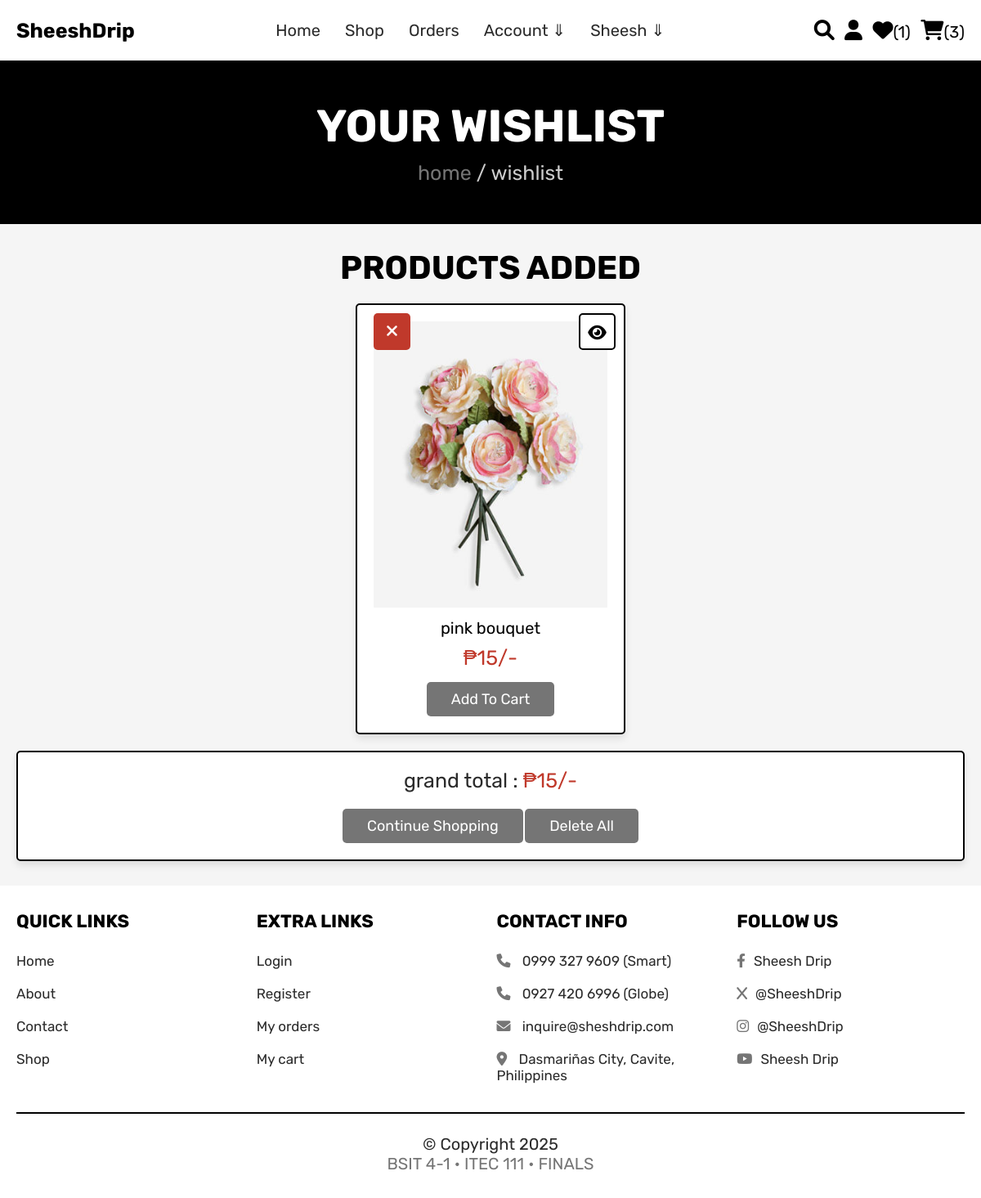
Page /wishlist.php (signed in) on the committed database.
### tables this page shows
CREATE TABLE `wishlist` (
  `id` int(100) NOT NULL,
  `user_id` int(100) NOT NULL,
  `pid` int(100) NOT NULL,
  `name` varchar(100) NOT NULL,
  `price` int(100) NOT NULL,
  `image` varchar(100) NOT NULL
);

### wishlist.php (the view, shortened to what this page needs)
<?php
@include 'config.php';
$user_id = $_SESSION['user_id'];
?>
<!DOCTYPE html>
<html lang="en">
<head>
   <link rel="stylesheet" href="https://cdnjs.cloudflare.com/ajax/libs/font-awesome/6.0.0/css/all.min.css">
   <link rel="stylesheet" href="css/style.css">
</head>
<body>
<?php @include 'header.php'; ?>
<section class="heading">
    <h3>your wishlist</h3>
    <p> <a href="home.php">home</a> / wishlist </p>
</section>
<section class="wishlist">
    <h1 class="title">products added</h1>
    <div class="box-container">
    <?php
        $grand_total = 0;
        $select_wishlist = mysqli_query($conn, "SELECT * FROM `wishlist` WHERE user_id = '$user_id'") or die('query failed');
        if(mysqli_num_rows($select_wishlist) > 0){
            while($fetch_wishlist = mysqli_fetch_assoc($select_wishlist)){
    ?>
    <form action="" method="POST" class="box">
        <a href="wishlist.php?delete=<?php echo $fetch_wishlist['id']; ?>" class="fas fa-times" onclick="return confirm('delete this from wishlist?');"></a>
        <a href="view_page.php?pid=<?php echo $fetch_wishlist['pid']; ?>" class="fas fa-eye"></a>
        <img src="uploaded_img/<?php echo $fetch_wishlist['image']; ?>" alt="" class="image">
        <div class="name"><?php echo $fetch_wishlist['name']; ?></div>
        <div class="price">₱<?php echo $fetch_wishlist['price']; ?>/-</div>
        <input type="submit" value="add to cart" name="add_to_cart" class="btn">
    </form>
    <?php
    $grand_total += $fetch_wishlist['price'];
        }
    }else{
        echo '<p class="empty">your wishlist is empty</p>';
    }
    ?>
    </div>
    <div class="wishlist-total">
        <p>grand total : <span>₱<?php echo $grand_total; ?>/-</span></p>
        <a href="shop.php" class="option-btn">continue shopping</a>
        <a href="wishlist.php?delete_all" class="delete-btn <?php echo ($grand_total > 1)?'':'disabled' ?>" onclick="return confirm('delete all from wishlist?');">delete all</a>
    </div>
</section>
<?php @include 'footer.php'; ?>
</body>
</html>

### css/style.css (style rules this page uses)
:root { --green:#757575; --red:#c0392b; --orange:#0051ff; --black:#000000; --white:#fff; --light-color:#2b2b2b; --light-white:#ccc; --light-bg:#f5f5f5; --border:.2rem solid var(--black); --box-shadow:0 .5rem 1rem rgba(0,0,0,.1); }
* { font-family: 'Rubik', sans-serif; margin:0; padding:0; box-sizing: border-box; outline: none; border:none; text-decoration: none; transition:all .2s linear; }
html { font-size: 62.5%; overflow-x: hidden; scroll-behavior: smooth; scroll-padding-top: 6.5rem; }
body { background: var(--light-bg); }
section { padding:3rem 2rem; }
.btn, .delete-btn, .option-btn { display: inline-block; border-radius: .5rem; margin-top: 1rem; font-size: 1.8rem; color:var(--white); cursor: pointer; padding:1rem 3rem; text-transform: capitalize; }
.btn { background-color: var(--green); }
.delete-btn { background-color: var(--green); }
.option-btn { background-color: var(--green); }
.heading { display: flex; flex-flow: column; align-items: center; justify-content: center; gap:1rem; background-color: var(--black); text-align: center; min-height: 25vh; }
.heading h3 { font-size: 5.5rem; color:var(--white); text-transform: uppercase; }
.heading p { font-size: 2.5rem; color:var(--light-white); }
.heading p a { color:var(--green); }
.title { text-align: center; margin-bottom: 2rem; color:var(--black); text-transform: uppercase; font-size: 4rem; }
.wishlist .box-container { max-width: 1200px; margin:0 auto; display: grid; grid-template-columns: repeat(auto-fit, 33rem); gap:1.5rem; align-items: flex-start; justify-content: center; }
.wishlist .box-container .box { padding:2rem; text-align: center; background-color: var(--white); border:var(--border); box-shadow: var(--box-shadow); border-radius: .5rem; position: relative; }
.wishlist .box-container .box .image { height: 35rem; width: 100%; object-fit: cover; }
.wishlist .box-container .box .fa-eye, .wishlist .box-container .box .fa-times { position: absolute; top:1rem; height: 4.5rem; width: 4.5rem; line-height: 4.3rem; font-size: 2rem; border-radius: .5rem; }
.wishlist .box-container .box .fa-eye { right:1rem; border:var(--border); background-color: var(--white); color:var(--black); }
.wishlist .box-container .box .fa-times { background-color: var(--red); color:var(--white); }
.wishlist .box-container .box .name { font-size: 2rem; color:var(--black); margin:1rem 0; }
.wishlist .box-container .box .price { font-size: 2.5rem; color:var(--red); margin:.5rem 0; }
.wishlist .wishlist-total { max-width: 1200px; margin:0 auto; padding:2rem; text-align: center; background-color: var(--white); border:var(--border); box-shadow: var(--box-shadow); border-radius: .5rem; margin-top: 2rem; }
.wishlist .wishlist-total p { font-size: 2.5rem; color:var(--light-color); margin-bottom: 1rem; }
.wishlist .wishlist-total p span { color:var(--red); }

### rows in the picture
wishlist: image (picture), name "pink bouquet", price "15"

### other values in the picture
$wishlist_num_rows "1"
$cart_num_rows "3"
$grand_total "15"
